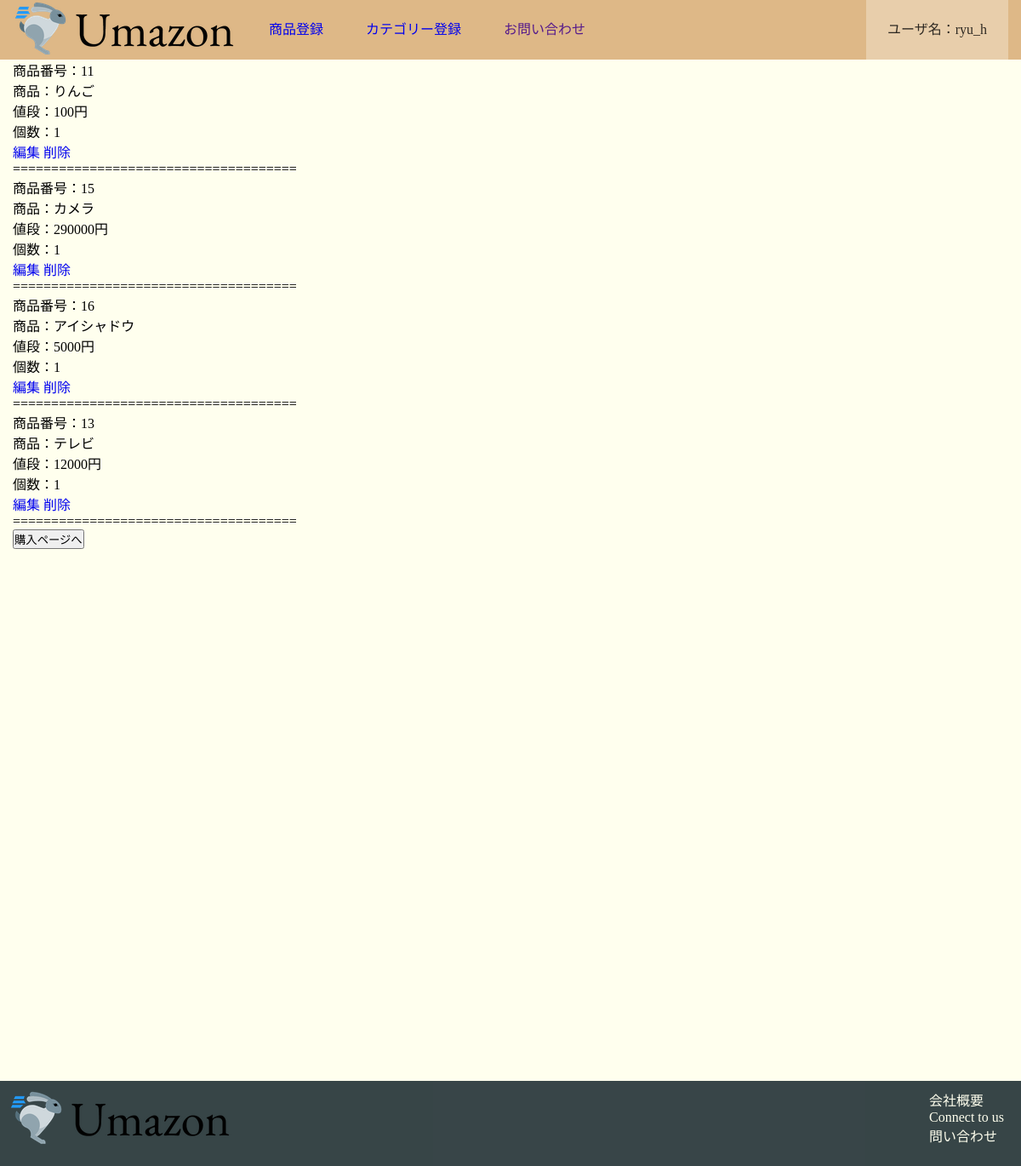
Before: /cart/list/ (signed in) with the older database file.
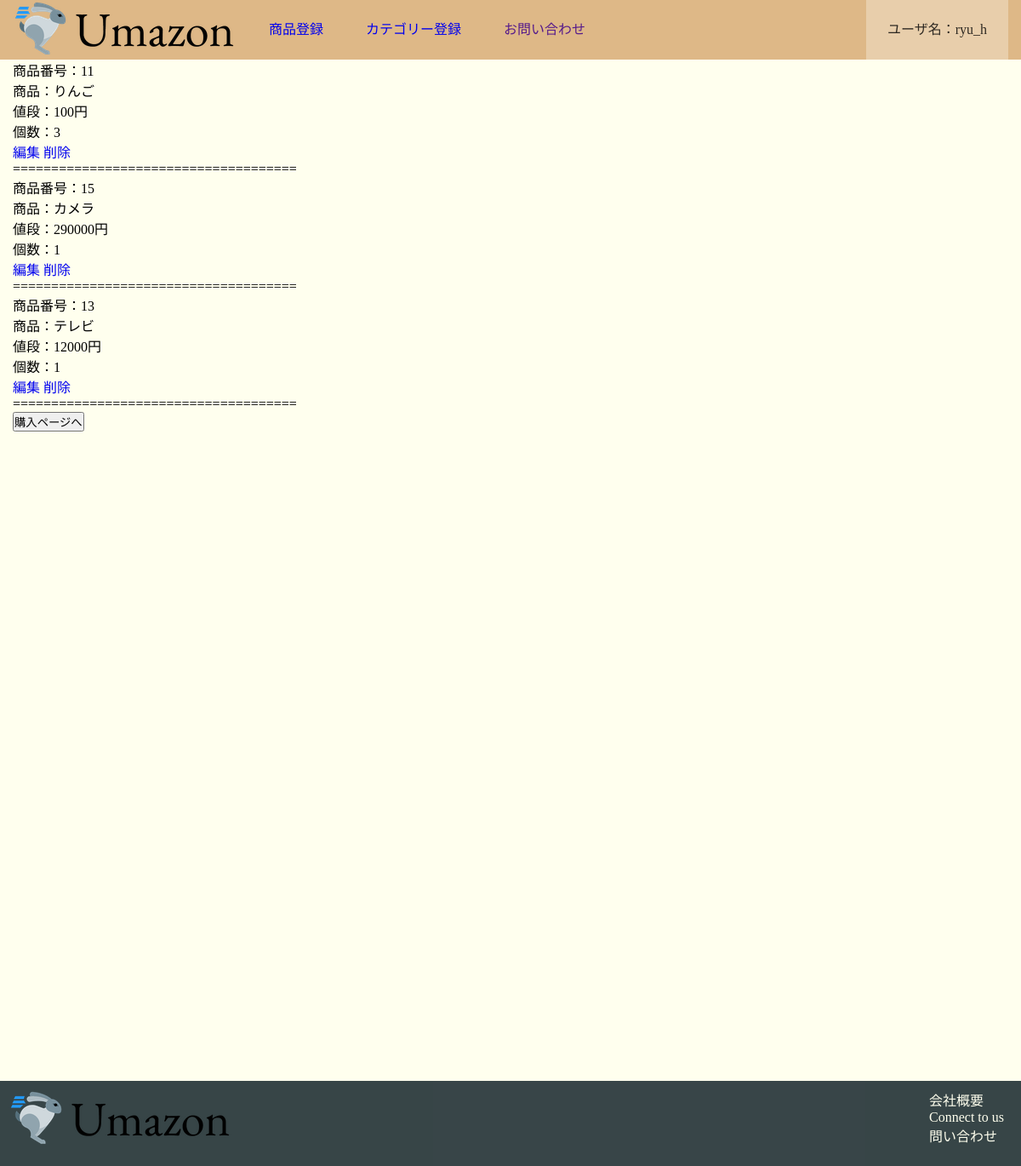
After: the same page with the newer database file.
### cart/models.py (models this page shows)
class Cart(models.Model):
    user = models.CharField('ユーザ',max_length=20)
    name = models.CharField("商品", max_length=128)
    product_num = models.CharField('商品番号', max_length=128, null=True, blank=True)
    price = models.PositiveIntegerField("価格")
    count = models.PositiveIntegerField('数量')

### cart/views.py (the view)
# urls.py: path('cart/list/', cart.views.cart_list, name='cart_list'),
def cart_list(request):
    cart = Cart.objects.filter(user=request.user.id)
    for c in cart:
        product=Product.objects.get(id=c.product_num)
        c.name=product.name
        c.product_num = product.id
    if cart:
        return TemplateResponse(request,'cart/cart_list.html',{'cart':cart})
    else:
        return TemplateResponse(request,'top/toppage.html')

### cart/templates/cart/cart_list.html (shortened to what this page needs)
{% extends '../base.html' %}
{% block content %}
<div class="container">
{%for c in cart %}
        <ul>
            <li>商品番号：{{c.product_num}}</li>
            <li>商品：{{c.name}}</li>
            <li>値段：{{c.price}}円</li>
            <li>個数：{{c.count}}</li>
        </ul>
        <div class="editor">
            <a href="{% url 'cart_edit' c.id %}">編集</a>
            <a href="{% url 'cart_delete' c.id %}">削除</a>
          </div>
    <p>=====================================</p>
    <form method="POST" action="{% url 'buy_post' %}">
        {% if forloop.last %}
        <input type="submit" value="購入ページへ">
        {%endif%}
    </form>
{%endfor%}
</div>
{% endblock %}

Changed rows visible on the page:
removed Cart: product_num "16", name "アイシャドウ", price "5000", count "1"
changed Cart "りんご": count "1" → "3"
